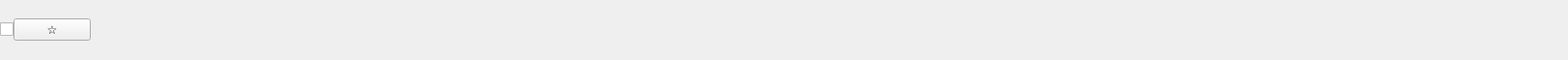
<?xml version="1.0" encoding="UTF-8"?>
<ui version="4.0">
 <class>emailWgt</class>
 <widget class="QWidget" name="emailWgt">
  <property name="windowModality">
   <enum>Qt::WindowModal</enum>
  </property>
  <property name="enabled">
   <bool>true</bool>
  </property>
  <property name="geometry">
   <rect>
    <x>0</x>
    <y>0</y>
    <width>1624</width>
    <height>62</height>
   </rect>
  </property>
  <property name="sizePolicy">
   <sizepolicy hsizetype="Expanding" vsizetype="Maximum">
    <horstretch>7</horstretch>
    <verstretch>1</verstretch>
   </sizepolicy>
  </property>
  <property name="windowTitle">
   <string>Form</string>
  </property>
  <widget class="QWidget" name="layoutWidget">
   <property name="geometry">
    <rect>
     <x>0</x>
     <y>0</y>
     <width>1621</width>
     <height>61</height>
    </rect>
   </property>
   <layout class="QVBoxLayout" name="verticalLayout">
    <property name="spacing">
     <number>0</number>
    </property>
    <item>
     <spacer name="verticalSpacer">
      <property name="orientation">
       <enum>Qt::Vertical</enum>
      </property>
      <property name="sizeType">
       <enum>QSizePolicy::Fixed</enum>
      </property>
      <property name="sizeHint" stdset="0">
       <size>
        <width>0</width>
        <height>0</height>
       </size>
      </property>
     </spacer>
    </item>
    <item>
     <layout class="QHBoxLayout" name="horizontalLayout">
      <property name="spacing">
       <number>0</number>
      </property>
      <property name="sizeConstraint">
       <enum>QLayout::SetMaximumSize</enum>
      </property>
      <item>
       <spacer name="horizontalSpacer">
        <property name="orientation">
         <enum>Qt::Horizontal</enum>
        </property>
        <property name="sizeType">
         <enum>QSizePolicy::Fixed</enum>
        </property>
        <property name="sizeHint" stdset="0">
         <size>
          <width>0</width>
          <height>0</height>
         </size>
        </property>
       </spacer>
      </item>
      <item>
       <widget class="QCheckBox" name="checkBox">
        <property name="text">
         <string/>
        </property>
       </widget>
      </item>
      <item>
       <spacer name="horizontalSpacer_2">
        <property name="orientation">
         <enum>Qt::Horizontal</enum>
        </property>
        <property name="sizeType">
         <enum>QSizePolicy::Fixed</enum>
        </property>
        <property name="sizeHint" stdset="0">
         <size>
          <width>0</width>
          <height>0</height>
         </size>
        </property>
       </spacer>
      </item>
      <item>
       <widget class="QPushButton" name="pushButton_star">
        <property name="enabled">
         <bool>true</bool>
        </property>
        <property name="sizePolicy">
         <sizepolicy hsizetype="Fixed" vsizetype="Fixed">
          <horstretch>0</horstretch>
          <verstretch>0</verstretch>
         </sizepolicy>
        </property>
        <property name="text">
         <string>☆</string>
        </property>
       </widget>
      </item>
      <item>
       <widget class="QLabel" name="label">
        <property name="sizePolicy">
         <sizepolicy hsizetype="Expanding" vsizetype="Fixed">
          <horstretch>17</horstretch>
          <verstretch>1</verstretch>
         </sizepolicy>
        </property>
        <property name="text">
         <string/>
        </property>
        <property name="textInteractionFlags">
         <set>Qt::LinksAccessibleByMouse</set>
        </property>
       </widget>
      </item>
      <item>
       <spacer name="horizontalSpacer_3">
        <property name="orientation">
         <enum>Qt::Horizontal</enum>
        </property>
        <property name="sizeType">
         <enum>QSizePolicy::Fixed</enum>
        </property>
        <property name="sizeHint" stdset="0">
         <size>
          <width>0</width>
          <height>0</height>
         </size>
        </property>
       </spacer>
      </item>
     </layout>
    </item>
    <item>
     <spacer name="verticalSpacer_2">
      <property name="orientation">
       <enum>Qt::Vertical</enum>
      </property>
      <property name="sizeType">
       <enum>QSizePolicy::Fixed</enum>
      </property>
      <property name="sizeHint" stdset="0">
       <size>
        <width>0</width>
        <height>0</height>
       </size>
      </property>
     </spacer>
    </item>
   </layout>
  </widget>
 </widget>
 <resources/>
 <connections/>
</ui>
